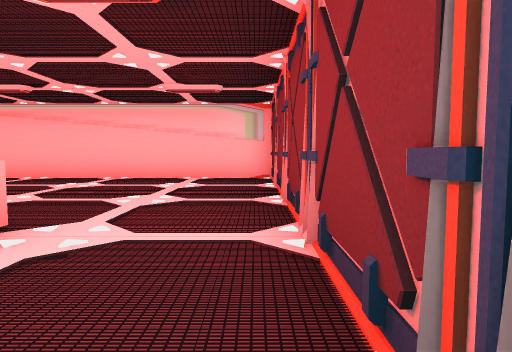
[1] (above)

22 first-person views from a walk through a 3-D level made in the Unity game engine. The camera is 1.3 m above the floor, tilts 4° down and sees 75° across. Doors are open. The floor is counted in squares, 2 m on a side. Each view is taken from the middle of a square. On the plan, view 1 faces up. The plan holds only what a view shows up to about 10 squares ahead; the rest is blank. The player character is not drawn. Some animated figures are not drawn.

[2]
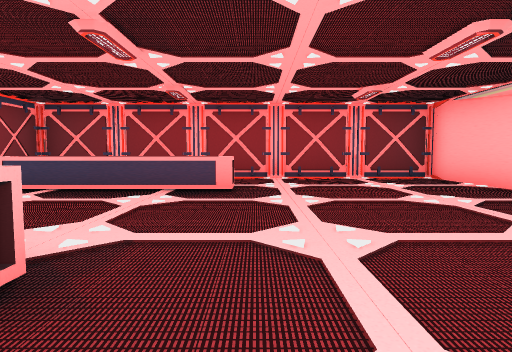

[3]
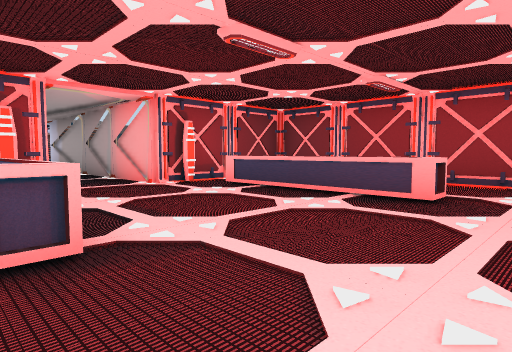

[4]
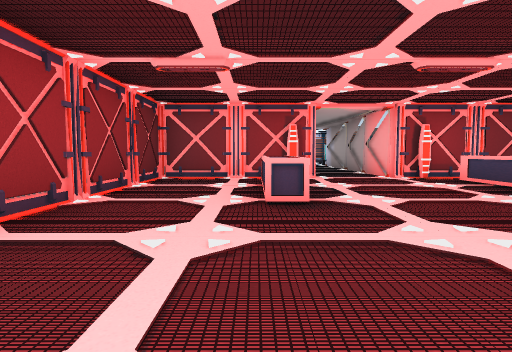

[5]
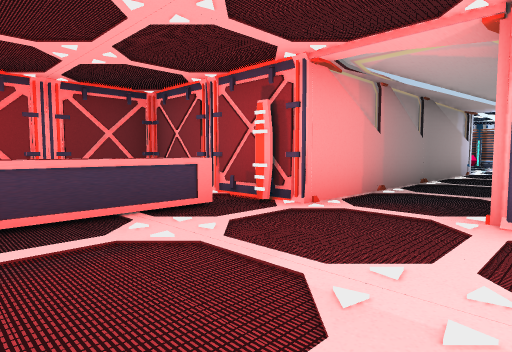

[6]
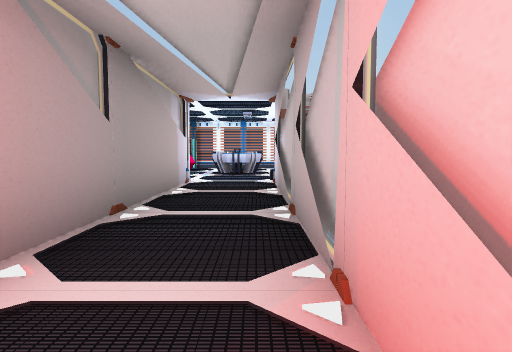

[7]
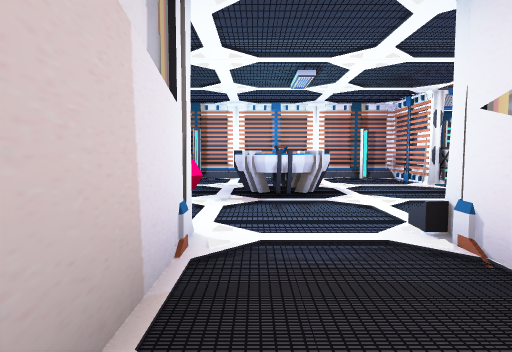

[8]
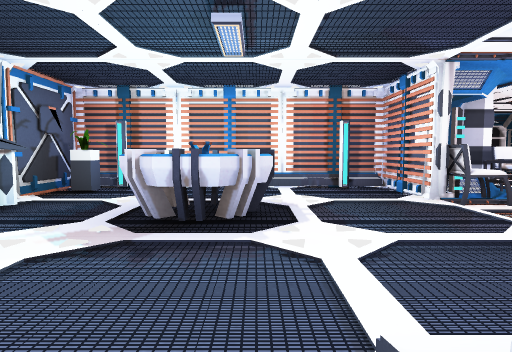

[9]
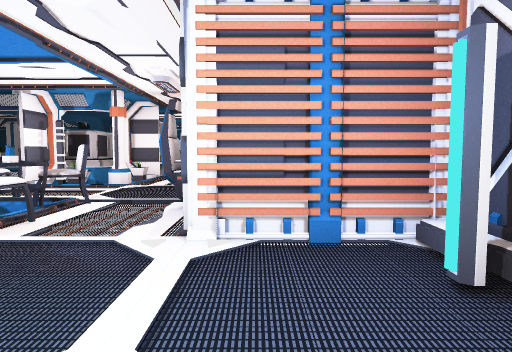

[10]
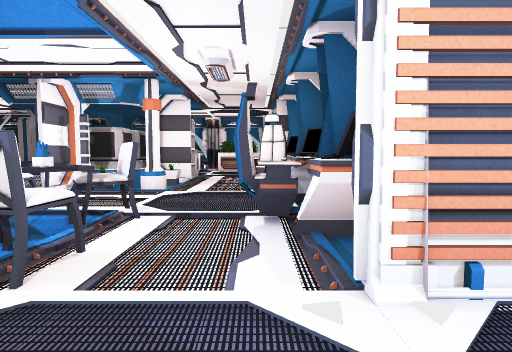

[11]
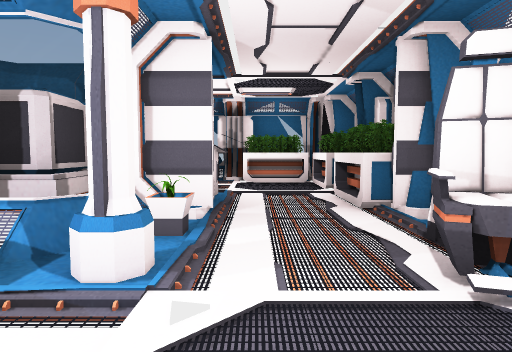

[12]
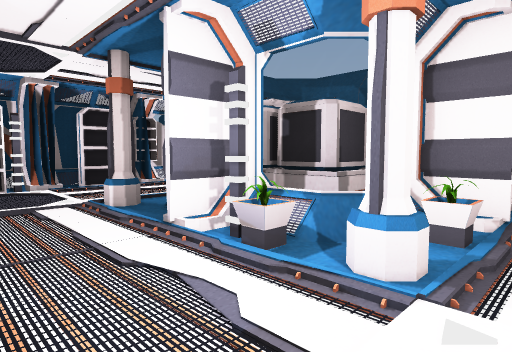

[13]
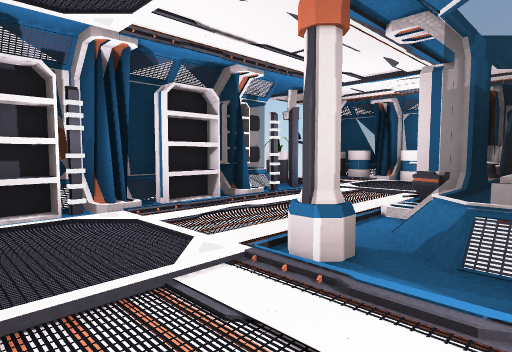

[14]
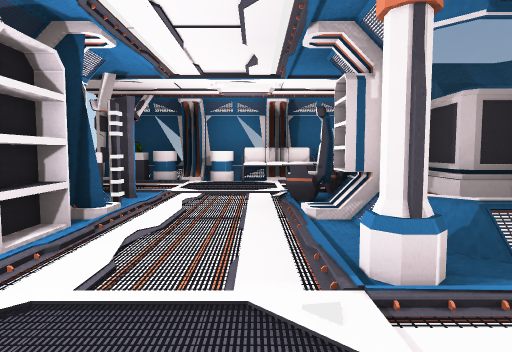

[15]
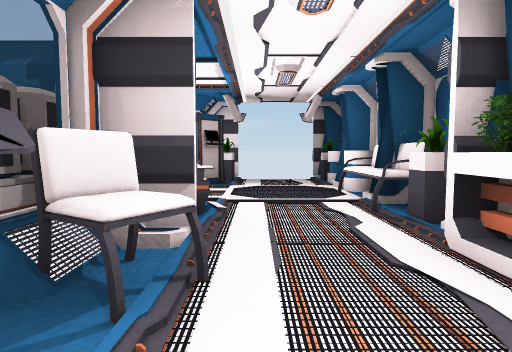

[16]
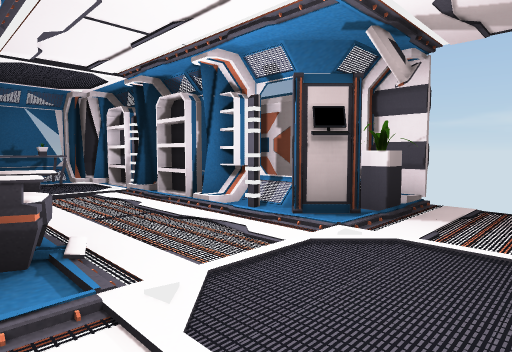

[17]
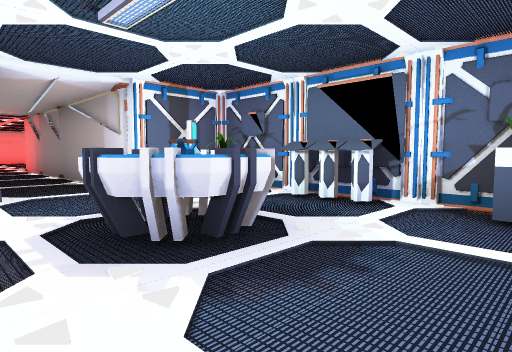

[18]
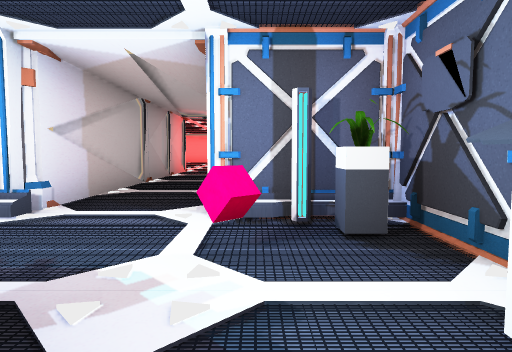

[19]
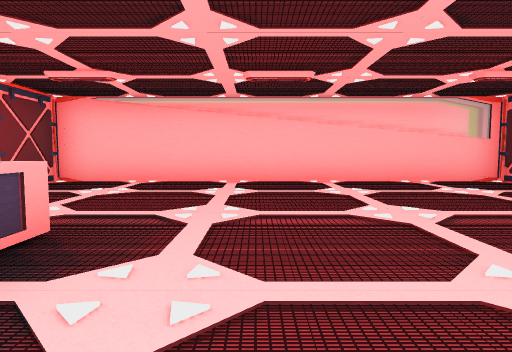

[20]
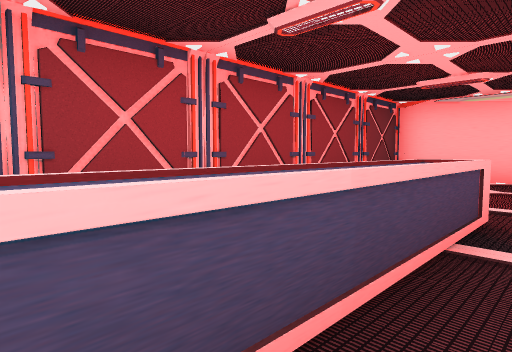

[21]
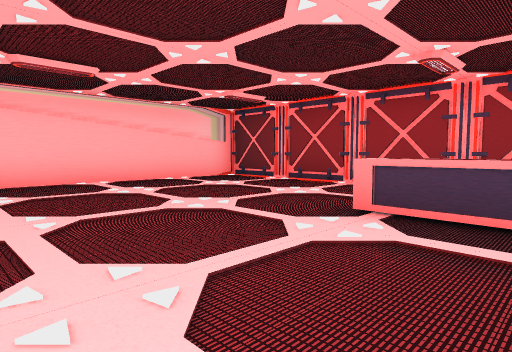

[22]
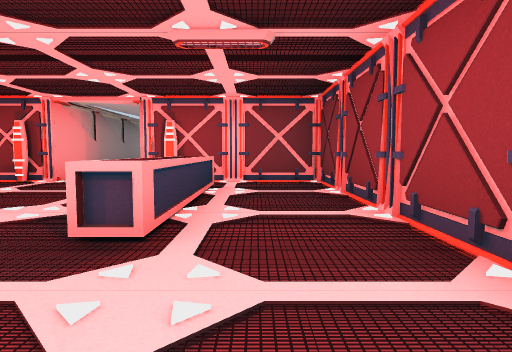

### Floor plan
Key: @ floor where view 1 was taken; # wall or solid block; . main floor; : floor 0.25 m higher than the main floor; / step, stairs or slope; D open door; = window, fence, low wall or low ledge; ^ raised ledge; C column; U cube; H chair; T table; P plant; S shelf; E desk; F sofa; O other object.
Columns run from 19 left of view 1 to 1 right of it. Each row starts with its distance up from view 1.
  9          ####=#######
  8          #..........#
  7          #..........#
  6          #..........#
  5          #..........#
  4          #..........#
  3          #..^.......#
  2          #..^....O..#
  1          #..^....O..#
  0          #..^....O.@#
 -1          #..........#
 -2          ####=..#####
 -3              #..=
 -4              =..#
 -5              #..=
 -6              =..#
 -7              =..#
 -8              =..=
 -9             #C..C##
-10            ##...#P#
-11  #####:EEEE#....U.#
-12  #...DD^.#^.D.^^.##
-13  #...DD....HD.^^.##
-14  #..SSPC.TH=......#
-15 ##..H#=P.H=##...#P#
-16 #P..:==/..#########
-17 ##..^=SC..#
-18  F........#
-19  #........#
-20 ##..#SS#S##
-21 #PDDP=####
-22 ##DD##

Positions as (right, up) in squares from view 1, and headings:
1: (0, 0), facing up
2: (-1, 4), facing left
3: (-2, 5), facing down-left
4: (-2, 7), facing down
5: (-6, 2), facing down-right
6: (-5, -2), facing down
7: (-4, -7), facing down
8: (-5, -9), facing down
9: (-5, -11), facing left
10: (-6, -12), facing left
11: (-10, -13), facing left
12: (-10, -13), facing down-left
13: (-10, -16), facing down-left
14: (-10, -18), facing left
15: (-16, -13), facing down
16: (-17, -17), facing down-right
17: (-6, -15), facing up-right
18: (-3, -13), facing up
19: (-5, 1), facing up
20: (-6, 0), facing up-left
21: (-6, 1), facing up-right
22: (-8, 6), facing down
